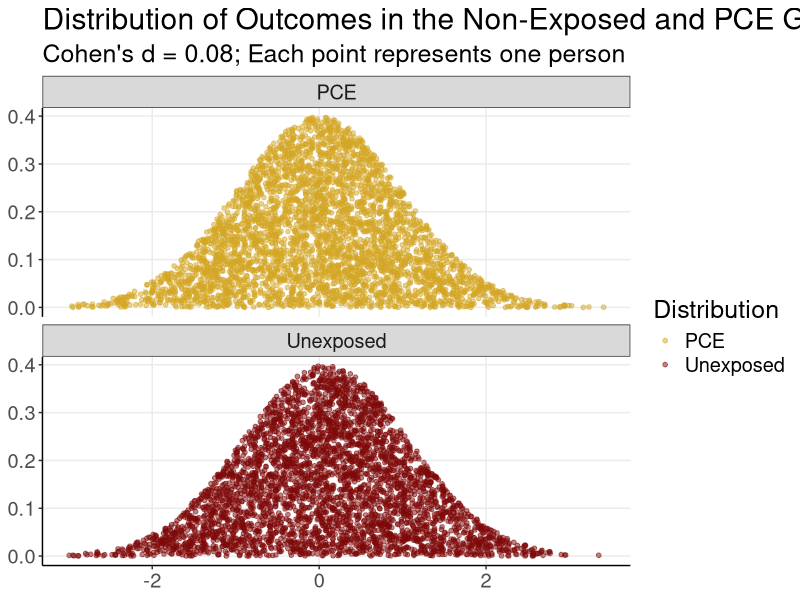
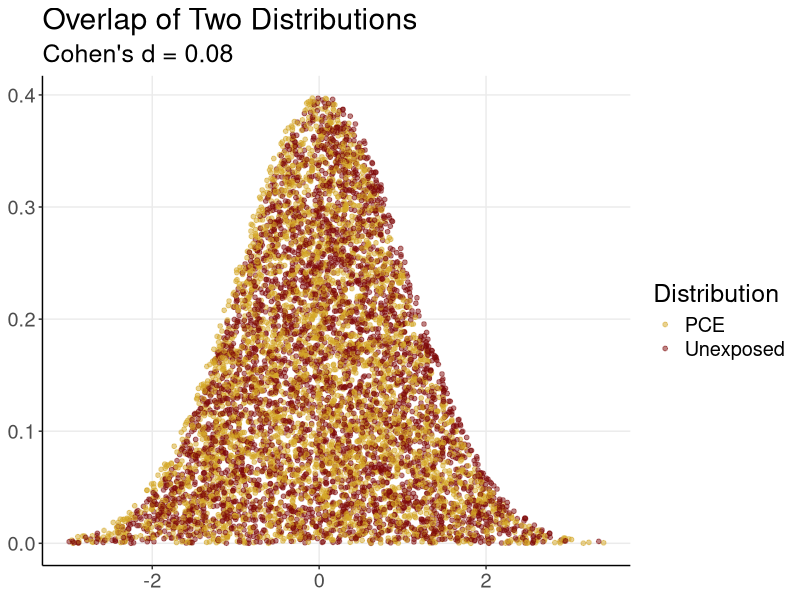
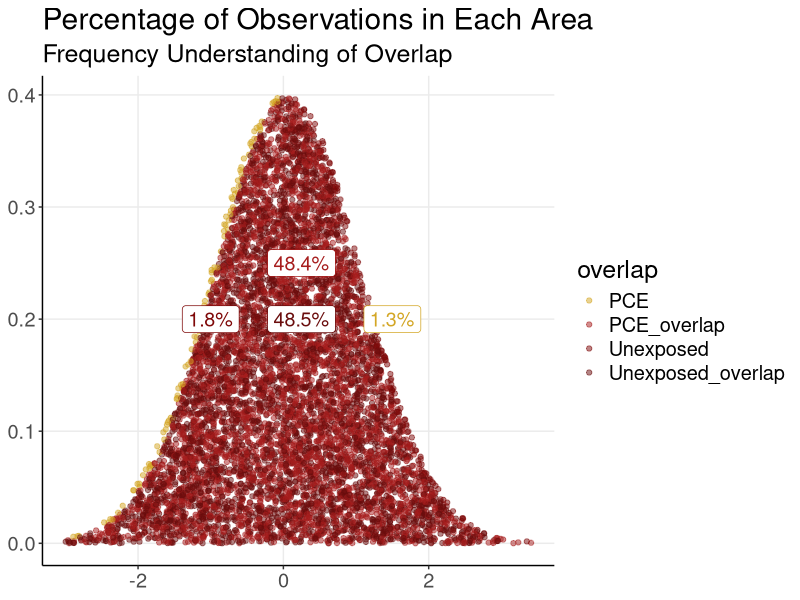

Write the R code that produced these figures, in order.
## ---- chunk 1
#| label: setup
#| include: false
knitr::opts_chunk$set(
  echo = TRUE, message = FALSE, warning = FALSE, error = FALSE,
  comment = NA, cache = TRUE,
  R.options = list(width = 220, digits = 3),
  out.width = "75%", fig.asp = .75
)

library(dplyr)
library(tidyr)
library(ggplot2)
library(ggthemes)

effect_size <- 0.08

gryffindor_red <- "#7F0909"
gryffindor_gold <- "#D3A625"
gryffindor_red_dark <- "#6A0D0D"
gryffindor_red_light <- "#A61D1D"

scale_color_rpsy <- scale_color_manual(values = c(
  "Unexposed" = gryffindor_red,
  "PCE" = gryffindor_gold,
  "Unexposed_overlap" = gryffindor_red_dark,
  "PCE_overlap" = gryffindor_red_light
))

set.seed(4443451)
overlap_fun <- function(x) pmin(dnorm(x, 0, 1), dnorm(x, effect_size, 1))

n <- 10000
d <- data.frame(x = runif(n, -3, 3.5),
                PCE = runif(n, 0, 0.4),
                Unexposed = runif(n, 0, 0.4)) %>%
  mutate(
    PCE = ifelse(PCE <= dnorm(x, 0, 1), PCE, NA),
    Unexposed = ifelse(Unexposed <= dnorm(x, effect_size, 1), Unexposed, NA)
  )

d_long <- d %>%
  pivot_longer(cols = -x, names_to = "Distribution", values_to = "y") %>%
  mutate(
    overlap = ifelse(y <= overlap_fun(x), paste0(Distribution, "_overlap"), Distribution),
    overlap = factor(overlap)
  ) %>%
  filter(!is.na(y))
## ---- chunk 2
d_long %>%
  ggplot(aes(x, y, color = Distribution)) + 
  geom_point(alpha = 0.5, size = 1.3) +
  facet_wrap(~ Distribution, ncol = 1) +
  labs(title = "Distribution of Outcomes in the Non-Exposed and PCE Groups",
       subtitle = "Cohen's d = 0.08; Each point represents one person") +
  scale_color_rpsy +
  theme_bw() +
  theme(
    text = element_text(size = 18),
    panel.border = element_blank(),
    panel.grid.minor = element_blank(),
    axis.line.x = element_line(),
    axis.line.y = element_line(),
    axis.title = element_blank()
  )
## ---- chunk 3
d_long %>%
  ggplot(aes(x, y, color = Distribution)) +
  geom_point(alpha = 0.5, size = 1.3) +
  labs(title = "Overlap of Two Distributions", subtitle = "Cohen's d = 0.08") +
  scale_color_rpsy +
  theme_bw() +
  theme(
    text = element_text(size = 18),
    panel.border = element_blank(),
    panel.grid.minor = element_blank(),
    axis.line.x = element_line(),
    axis.line.y = element_line(),
    axis.title = element_blank()
  )
## ---- chunk 4
labels <- d_long %>% 
  group_by(overlap) %>% 
  summarise(n = n(), .groups = "drop") %>% 
  mutate(
    prop = paste0(round(n / sum(n) * 100, 1), "%"),
    x = c(1.5, 0.25, -1, 0.25),
    y = c(0.2, 0.25, 0.2, 0.2)
  )

d_long %>% 
  ggplot(aes(x, y, color = overlap)) +
  geom_point(alpha = 0.5) +
  geom_label(data = labels, aes(x = x, y = y, label = prop, color = overlap),
             vjust = "center", show.legend = FALSE, size = 5) +
  labs(title = "Percentage of Observations in Each Area",
       subtitle = "Frequency Understanding of Overlap") +
  scale_color_rpsy +
  theme_bw() +
  theme(
    text = element_text(size = 18),
    panel.border = element_blank(),
    panel.grid.minor = element_blank(),
    axis.line.x = element_line(),
    axis.line.y = element_line(),
    axis.title = element_blank()
  )

